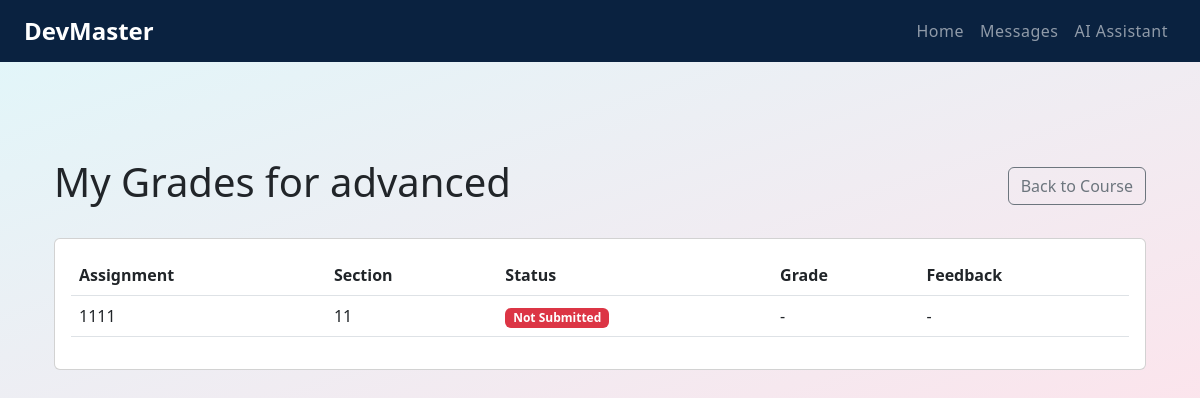
/course/7/grades/ (signed in), run on the app's committed database.
### users/models.py (models this page shows, shortened)
class Course(models.Model):
    title = models.CharField(max_length=100)
    description = models.TextField()
    teacher = models.ForeignKey(Teacher, on_delete=models.CASCADE, related_name='courses')
    learning_level = models.ForeignKey(LearningLevel, on_delete=models.CASCADE, related_name='courses')

class Assignment(models.Model):
    content = models.OneToOneField(SectionContent, on_delete=models.CASCADE, related_name='assignment', null=True, blank=True)
    deadline = models.DateTimeField()
    max_points = models.PositiveIntegerField(default=100)
    allow_late_submissions = models.BooleanField(default=False)
    submission_types = models.CharField(
        max_length=20,
        choices=[('file', 'File'), ('text', 'Text'), ('both', 'File or Text')],
        default='both'
    )
    rubric = models.JSONField(blank=True, null=True)  # For advanced grading
    def get_student_submission(self, student):
        try:
            return self.submissions.get(student=student)
        except Submission.DoesNotExist:
            return None

class SectionContent(models.Model):
    CONTENT_TYPES = [
        ('text', 'Text'),
        ('file', 'File'),
        ('video', 'Video'),
        ('audio', 'Audio'),
        ('assignment', 'Assignment'),
        ('link', 'External Link'),
    ]
    section = models.ForeignKey(CourseSection, on_delete=models.CASCADE, related_name='contents')
    content_type = models.CharField(max_length=20, choices=CONTENT_TYPES)
    title = models.CharField(max_length=100)
    text_content = models.TextField(blank=True, null=True)
    file = models.FileField(upload_to='course_contents/', blank=True, null=True)
    video_url = models.URLField(blank=True, null=True)
    audio_file = models.FileField(upload_to='audio_contents/', blank=True, null=True)
    external_link = models.URLField(blank=True, null=True)
    assignment_instructions = models.TextField(blank=True, null=True)
    assignment_due_date = models.DateTimeField(blank=True, null=True)
    created_at = models.DateTimeField(auto_now_add=True)
    updated_at = models.DateTimeField(auto_now=True)
    order = models.PositiveIntegerField(default=0)
    description = models.TextField(blank=True, null=True)
    valid_from = models.DateField(blank=True, null=True)
    valid_to = models.DateField(blank=True, null=True)
    class Meta:
        ordering = ['order']

class CourseSection(models.Model):
    course = models.ForeignKey(Course, on_delete=models.CASCADE, related_name='sections')
    title = models.CharField(max_length=100)
    order = models.PositiveIntegerField(default=0)
    created_at = models.DateTimeField(auto_now_add=True)
    updated_at = models.DateTimeField(auto_now=True)
    class Meta:
        ordering = ['order']

### users/views.py (the view)
# urls.py: path('course/<int:course_id>/grades/', views.view_grades, name='view_grades'),
@login_required
def view_grades(request, course_id):
    course = get_object_or_404(Course, id=course_id)
    if not hasattr(request.user, 'student') or not Enrollment.objects.filter(
        student=request.user.student,
        course=course
    ).exists():
        return HttpResponseForbidden()
    assignments = []
    for section in course.sections.all():
        for content in section.contents.filter(content_type='assignment'):
            assignment = content.assignment
            submission = assignment.get_student_submission(request.user.student)
            assignments.append({
                'assignment': assignment,
                'submission': submission,
                'section': section,
            })
    return render(request, 'users/view_grades.html', {
        'course': course,
        'assignments': assignments,
    })

### users/templates/users/view_grades.html (shortened to what this page needs)
{% extends 'base.html' %}
{% block content %}
<div class="container py-5">
    <div class="d-flex justify-content-between align-items-center mb-4">
        <h1>My Grades for {{ course.title }}</h1>
        <a href="{% url 'student_course_detail' course.id %}" class="btn btn-outline-secondary">
             Back to Course
        </a>
    </div>
    <div class="card">
        <div class="card-body">
            {% if assignments %}
                <div class="table-responsive">
                    <table class="table table-hover">
                        <thead>
                            <tr>
                                <th>Assignment</th>
                                <th>Section</th>
                                <th>Status</th>
                                <th>Grade</th>
                                <th>Feedback</th>
                            </tr>
                        </thead>
                        <tbody>
                            {% for item in assignments %}
                            <tr>
                                <td>{{ item.assignment.content.title }}</td>
                                <td>{{ item.section.title }}</td>
                                <td>
                                    {% if item.submission %}
                                        <span class="badge
                                            {% if item.submission.status == 'graded' %}bg-success
                                            {% elif item.submission.status == 'late' %}bg-warning
                                            {% elif item.submission.status == 'submitted' %}bg-primary
                                            {% else %}bg-secondary{% endif %}">
                                            {{ item.submission.get_status_display }}
                                        </span>
                                    {% else %}
                                        <span class="badge bg-danger">Not Submitted</span>
                                    {% endif %}
                                </td>
                                <td>
                                    {% if item.submission and item.submission.grade is not None %}
                                        {{ item.submission.grade }}/{{ item.assignment.max_points }}
                                        ({{ item.submission.points_percentage|floatformat:1 }}%)
                                    {% else %}
                                        -
                                    {% endif %}
                                </td>
                                <td>
                                    {% if item.submission and item.submission.feedback %}
                                        <button class="btn btn-sm btn-outline-info" data-bs-toggle="modal"
                                            data-bs-target="#feedbackModal{{ forloop.counter }}">
                                            View Feedback
                                        </button>
                                    {% else %}
                                        -
                                    {% endif %}
                                </td>
                            </tr>
                            {% endfor %}
                        </tbody>
                    </table>
                </div>
            {% else %}
                <div class="alert alert-info">
                    No assignments in this course yet.
                </div>
            {% endif %}
        </div>
    </div>
</div>
{% endblock %}

### users/templates/base.html (style rules this page uses)
body { background: linear-gradient(to bottom right, #e0f7fa, #fce4ec); }

### data on the page
Course: title "advanced"
Assignment: assignment.content "1111", section "11"
